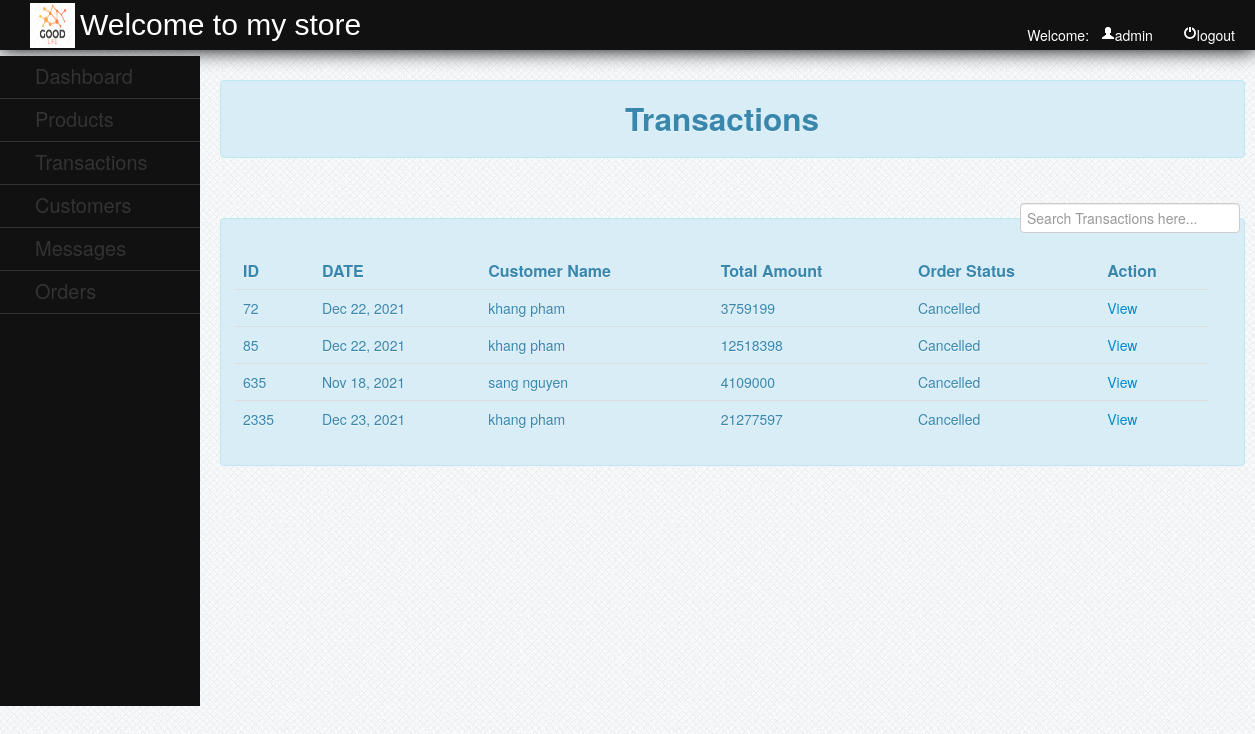
The page /admin/transaction.php (signed in) on the database as committed earlier.
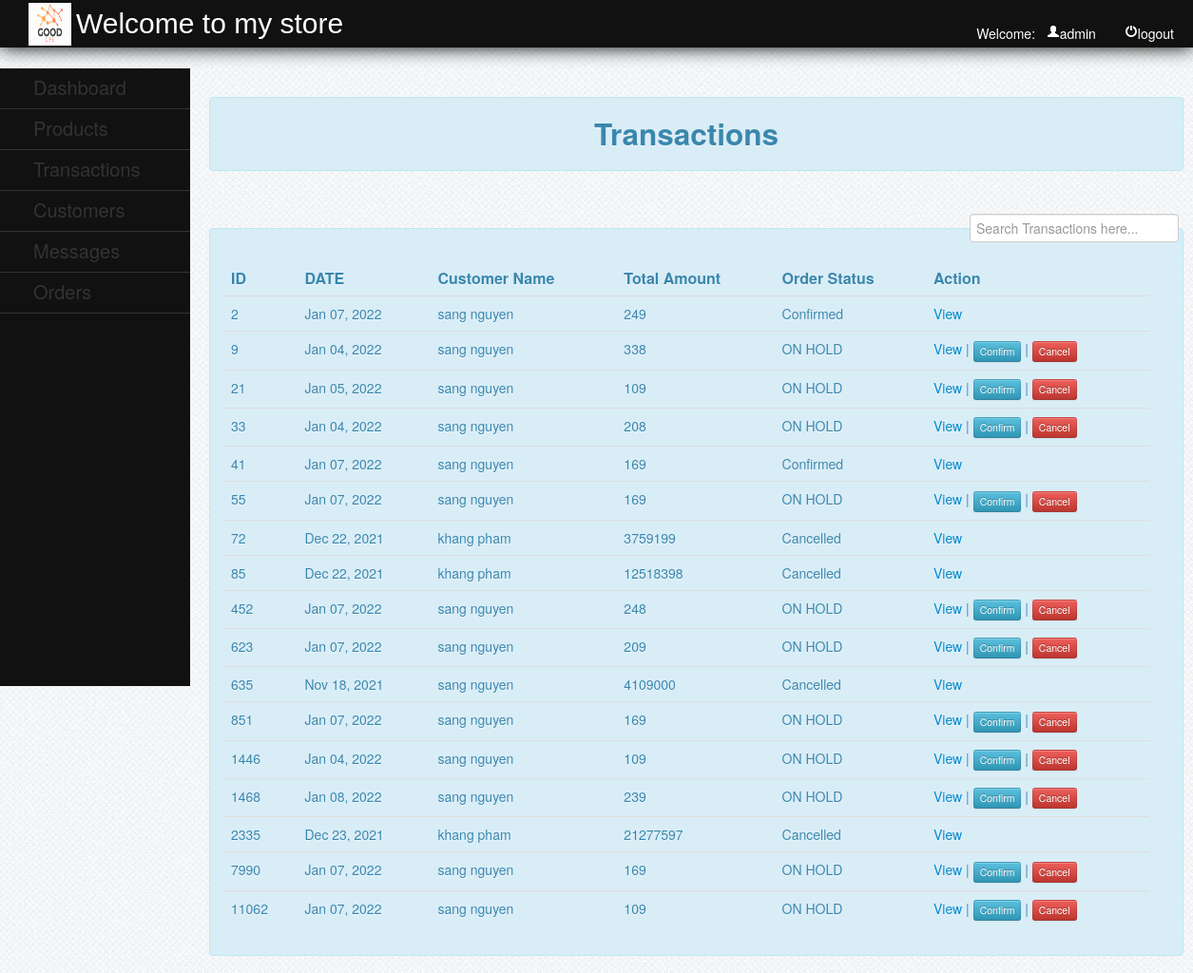
The same page on the database as committed later.
### tables this page shows
CREATE TABLE `transaction` (
  `transaction_id` int(11) NOT NULL,
  `customerid` int(11) NOT NULL,
  `amount` int(11) NOT NULL,
  `order_stat` varchar(100) NOT NULL,
  `order_date` varchar(50) NOT NULL
);

CREATE TABLE `customer` (
  `customerid` int(11) NOT NULL,
  `firstname` varchar(50) NOT NULL,
  `lastname` varchar(50) NOT NULL,
  `address` varchar(100) NOT NULL,
  `country` varchar(50) NOT NULL,
  `telephone` varchar(20) NOT NULL,
  `email` varchar(50) NOT NULL,
  `password` varchar(50) NOT NULL
);

### admin/transaction.php (the view, shortened to what this page needs)
<?php
	include("../database/dbconn.php");
?>
<!DOCTYPE html>
<html>
<head>
	<link rel = "stylesheet" type = "text/css" href="../css/style.css" media="all">
	<link rel="stylesheet" type="text/css" href="../css/bootstrap.css">
		<link href="../facefiles/facebox.css" media="screen" rel="stylesheet" type="text/css" />
</head>
<body>
	<div id="header" style="position:fixed;">
		<img src="../img/logo.png">
		<label>Welcome to my store</label>
			<?php
				$id = (int) $_SESSION['id'];
					$query = $conn->query ("SELECT * FROM admin WHERE adminid = '$id' ") or die (mysqli_error());
					$fetch = $query->fetch_array ();
			?>
			<ul>
				<li><a href="../function/admin_logout.php"><i class="icon-off icon-white"></i>logout</a></li>
				<li>Welcome:&nbsp;&nbsp;&nbsp;<i class="icon-user icon-white"></i><?php echo $fetch['username']; ?></a></li>
			</ul>
	</div>
	<br>
	<div id="leftnav">
		<ul>
			<li><a href="admin_home.php" style="color:#333;">Dashboard</a></li>
			<li><a href="admin_home.php">Products</a>
			</li>
			<li><a href="transaction.php">Transactions</a></li>
			<li><a href="customer.php">Customers</a></li>
			<li><a href="message.php">Messages</a></li>
			<li><a href="order.php">Orders</a></li>
		</ul>
	</div>
	<div id="rightcontent" style="position:absolute; top:10%;">
			<div class="alert alert-info"><center><h2>Transactions	</h2></center></div>
			<br />
				<label  style="padding:5px; float:right;"><input type="text" name="filter" placeholder="Search Transactions here..." id="filter"></label>
			<br />
			<div class="alert alert-info">
			<table class="table table-hover" style="background-color:;">
				<thead>
				<tr style="font-size:16px;">
					<th>ID</th>
					<th>DATE</th>
					<th>Customer Name</th>
					<th>Total Amount</th>
					<th>Order Status</th>
					<th>Action</th>
				</tr>
				</thead>
				<tbody>
				<?php
					$query = $conn->query("SELECT * FROM transaction LEFT JOIN customer ON customer.customerid = transaction.customerid") or die(mysqli_error());
					while($fetch = $query->fetch_array())
						{
						$id = $fetch['transaction_id'];
						$amnt = $fetch['amount'];
						$o_stat = $fetch['order_stat'];
						$o_date = $fetch['order_date'];
						$name = $fetch['firstname'].' '.$fetch['lastname'];
				?>
				<tr>
					<td><?php echo $id; ?></td>
					<td><?php echo $o_date; ?></td>
					<td><?php echo $name; ?></td>
					<td><?php echo $amnt; ?></td>
					<td><?php echo $o_stat; ?></td>
					<td><a href="receipt.php?tid=<?php echo $id; ?>">View</a>
					<?php
					if($o_stat == 'Confirmed'){
					}elseif($o_stat == 'Cancelled'){
					}else{
					echo '| <a class="btn btn-mini btn-info" href="confirm.php?id='.$id.'">Confirm</a> ';
					echo '| <a class="btn btn-mini btn-danger" href="cancel.php?id='.$id.'">Cancel</a></td>';
					}
					?>
				</tr>
				<?php
					}
				?>
				</tbody>
			</table>
			</div>
			</div>
</body>
</html>

Rows that differ between the two databases and show on the page:
added transaction: transaction_id "2", order_date "Jan 07, 2022", customerid.lastname "sang nguyen", amount "249", order_stat "Confirmed"
added transaction: transaction_id "9", order_date "Jan 04, 2022", customerid.lastname "sang nguyen", amount "338", order_stat "ON HOLD"
added transaction: transaction_id "21", order_date "Jan 05, 2022", customerid.lastname "sang nguyen", amount "109", order_stat "ON HOLD"
added transaction: transaction_id "33", order_date "Jan 04, 2022", customerid.lastname "sang nguyen", amount "208", order_stat "ON HOLD"
added transaction: transaction_id "41", order_date "Jan 07, 2022", customerid.lastname "sang nguyen", amount "169", order_stat "Confirmed"
added transaction: transaction_id "55", order_date "Jan 07, 2022", customerid.lastname "sang nguyen", amount "169", order_stat "ON HOLD"
added transaction: transaction_id "452", order_date "Jan 07, 2022", customerid.lastname "sang nguyen", amount "248", order_stat "ON HOLD"
added transaction: transaction_id "623", order_date "Jan 07, 2022", customerid.lastname "sang nguyen", amount "209", order_stat "ON HOLD"
added transaction: transaction_id "851", order_date "Jan 07, 2022", customerid.lastname "sang nguyen", amount "169", order_stat "ON HOLD"
added transaction: transaction_id "1446", order_date "Jan 04, 2022", customerid.lastname "sang nguyen", amount "109", order_stat "ON HOLD"
added transaction: transaction_id "1468", order_date "Jan 08, 2022", customerid.lastname "sang nguyen", amount "239", order_stat "ON HOLD"
added transaction: transaction_id "7990", order_date "Jan 07, 2022", customerid.lastname "sang nguyen", amount "169", order_stat "ON HOLD"
added transaction: transaction_id "11062", order_date "Jan 07, 2022", customerid.lastname "sang nguyen", amount "109", order_stat "ON HOLD"
